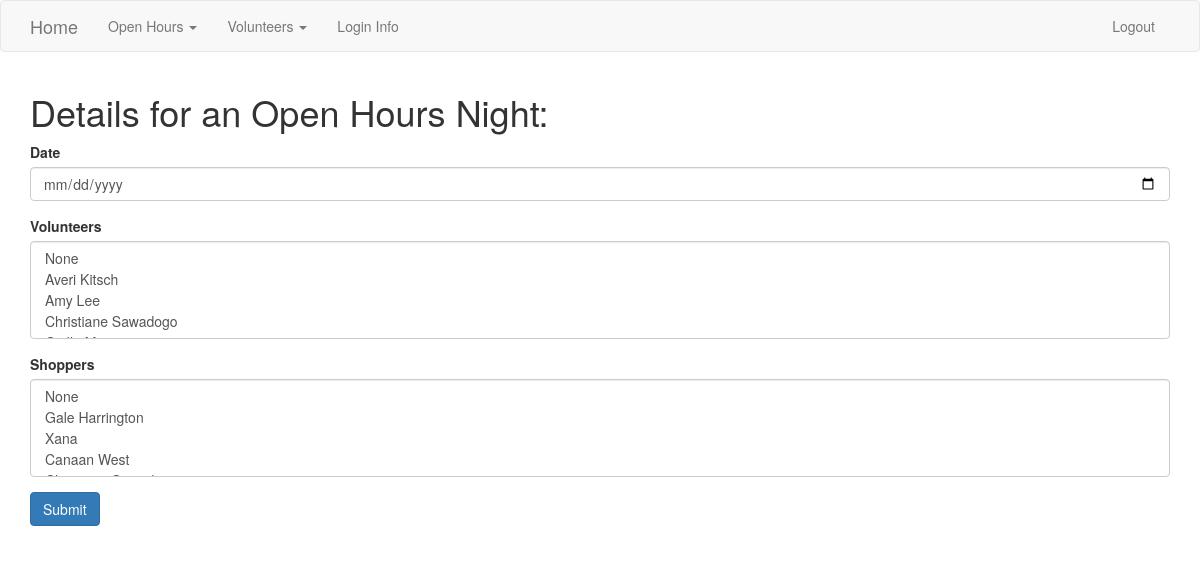
Before: /openhours/7/edit (signed in) with the older database file.
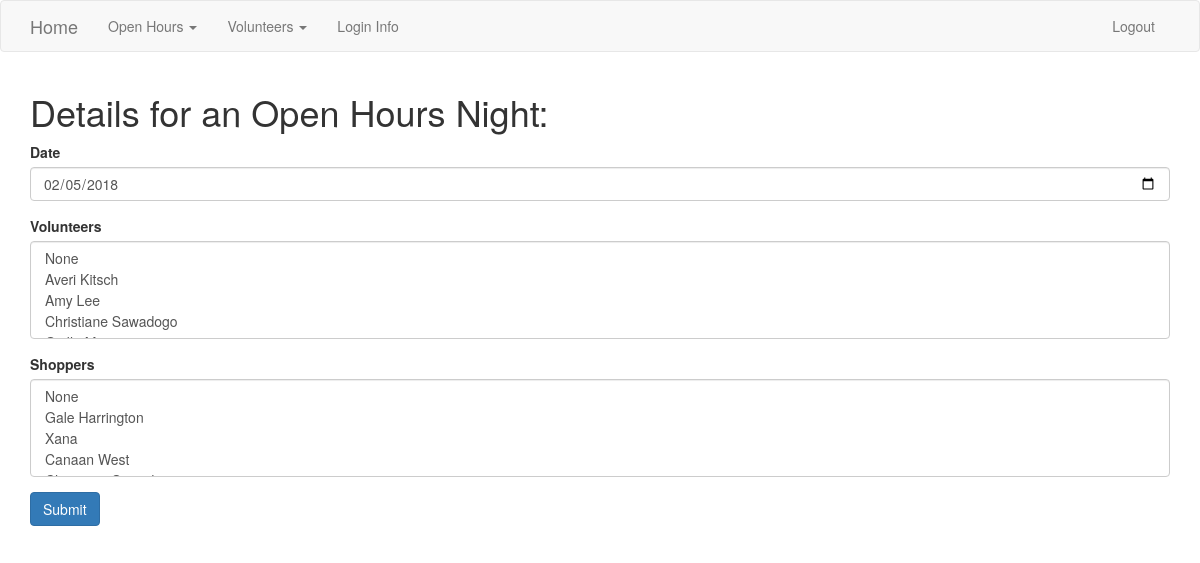
After: the same page with the newer database file.
### app/models.py (models this page shows, shortened)
class Openhour(db.Model):
    id = db.Column(db.Integer(), primary_key=True)
    date = db.Column(db.DateTime(), unique=True)
    posted = db.Column(db.Boolean)
    volunteers = db.relationship('Volunteer', secondary=openhour_volunteers, backref='openhourvols', lazy='dynamic')
    shoppers = db.relationship('Volunteer', secondary=openhour_shoppers, backref='openhourshoppers', lazy='dynamic' )
    notes = db.relationship('Note', backref='openhournotes', lazy=True)

### app/openhours/views.py (the view)
@openhours_blueprint.route('/<string:id>/edit', methods=['GET', 'POST'])
@admin_logged_in
def edit_openhour(id):
    openhour = Openhour.query.get(id)
    form = OpenhourForm(request.form, obj=openhour)
    volunteer_list = [(volunteer.id, volunteer.name) for volunteer in Volunteer.query.filter(Volunteer.role != 'shopper').all()]
    form.volunteers.choices = volunteer_list
    form.volunteers.choices.insert(0, (-1, 'None'))
    shopper_list = [(volunteer.id, volunteer.name) for volunteer in Volunteer.query.filter(Volunteer.role != 'open-hours').all()]
    form.shoppers.choices = shopper_list
    form.shoppers.choices.insert(0, (-1, 'None'))
    if request.method == 'POST' and form.validate():
        openhour.date=form.date.data
        openhour.volunteers = []
        openhour.shoppers = []
        for volunteer in form.volunteers.data:
            if volunteer != -1:
                openhour.volunteers.append(Volunteer.query.get(volunteer))
        for shopper in form.shoppers.data:
            if shopper != -1:
                openhour.shoppers.append(Volunteer.query.get(shopper))
        db.session.commit()
        flash('Information for %s Updated' % openhour.date.strftime('%b %d, %Y'), 'success')
        return redirect(url_for('openhours.index'))
    else:
        return render_template('openhour_form.html', form=form)

### app/forms.py
class OpenhourForm(Form):
    date = DateField('Date', format='%Y-%m-%d')
    volunteers = SelectMultipleField('Volunteers', coerce=int)
    shoppers = SelectMultipleField('Shoppers', coerce=int)

### app/login_helpers.py (called while the page is built)
def admin_logged_in(f):
    @wraps(f)
    def wrap(*args, **kwargs):
        if 'user' in session and session['user']=='admin':
            return f(*args, **kwargs)
        else:
            flash('You must have admin privileges to complete this action', 'danger')
            return redirect(url_for('index'))
    return wrap

### app/openhours/templates/openhour_form.html
{% extends 'layout.html' %}
{% block body %}
  <h1>Details for an Open Hours Night:</h1>
  {% from "includes/_formhelpers.html" import render_field %}
  <form action= "" method="post">
    <div class="form-group">
      {{ render_field(form.date, class_="form-control") }}
    </div>
    <div class="form-group">
      {{ render_field(form.volunteers, class_="form-control") }}
    </div>
    <div class="form-group">
      {{ render_field(form.shoppers, class_="form-control") }}
    </div>
    <p><input type="submit" class="btn btn-primary" value="Submit"></p>
  </form>
{% endblock %}

### app/templates/includes/_formhelpers.html (shortened to what this page needs)
{% macro render_field(field) %}
  {{ field.label }}
  {{ field(**kwargs)|safe }}
{% endmacro %}

Changed rows visible on the page:
added Openhour: date "02/05/2018"
